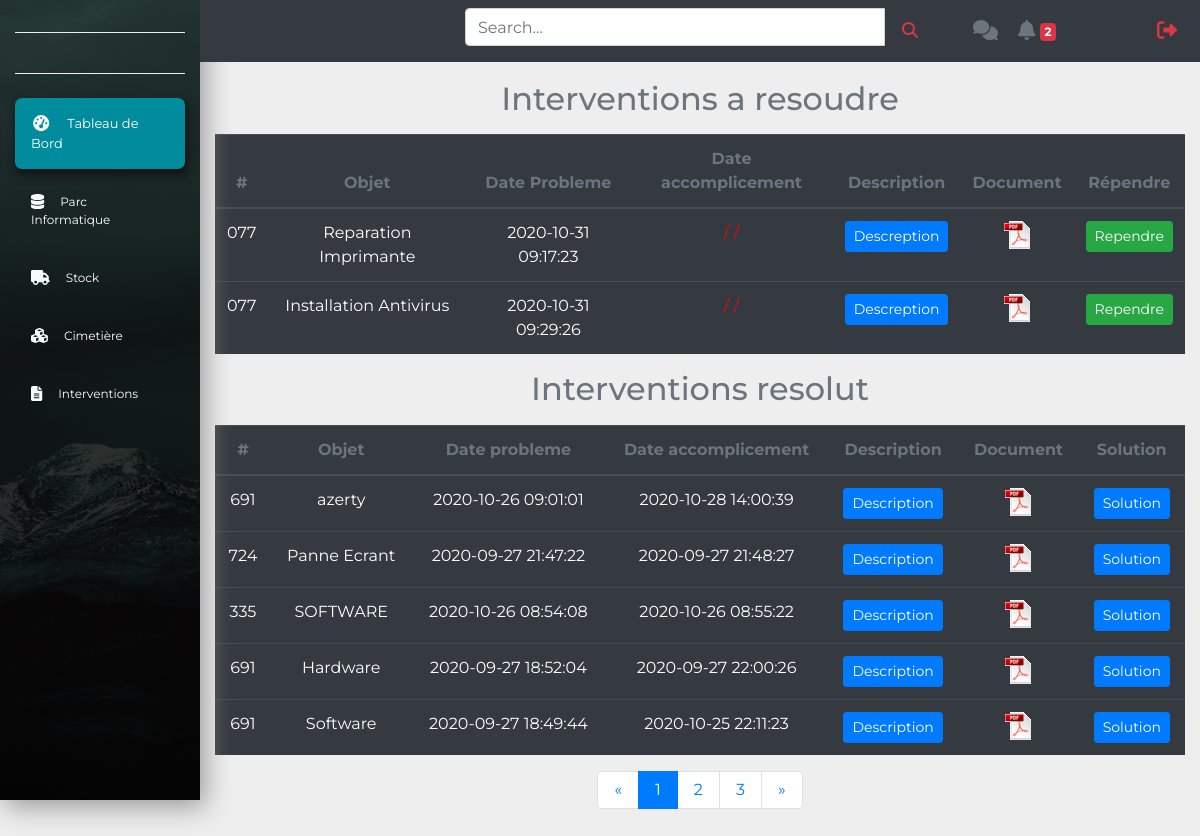
Page /TS/intervention.php on the committed database.
### tables this page shows
CREATE TABLE IF NOT EXISTS `intervention` (
  `id` int(11) NOT NULL AUTO_INCREMENT,
  `D_id` varchar(11) NOT NULL,
  `id_inter` varchar(11) NOT NULL,
  `objet` text NOT NULL,
  `descreption` text NOT NULL,
  `date` datetime NOT NULL,
  `pdf` text NOT NULL,
  `dateR` datetime NOT NULL,
  `Solution` text NOT NULL,
  PRIMARY KEY (`id`)
);

### TS/intervention.php (the view, shortened to what this page needs)
<?php
include('security.php');
include('includes/header.php');
include('includes/navbar.php');
?>
 <?php
   $query = "SELECT id,D_id,id_inter,objet,descreption,date,pdf,dateR FROM intervention WHERE id_inter='0' ";
   $query_run = mysqli_query($connection, $query);
 ?>
<section>
      <div class="container-fluid">
        <div class="row mb-5 mt-5">
          <div class="col-xl-10 col-lg-9 col-md-8 ml-auto">
            <div class="row align-items-center">
              <div class="col-xl-12 col-12 mb-4 mb-xl-0">
                <h2 class="text-muted text-center mb-3 mt-3">Interventions a resoudre</h2>
                <?php
                        if(mysqli_num_rows($query_run) > 0)
                         {
                ?>
                <table class="table table-dark table-hover text-center">
                  <thead>
                    <tr class="text-muted">
                      <th>#</th>
                      <th>Objet</th>
                      <th>Date Probleme</th>
                      <th>Date accomplicement</th>
                      <th>Description</th>
                      <th>Document</th>
                      <th>Répendre</th>
                    </tr>
                  </thead>
                  <tbody>
                  <?php
                           while($row = mysqli_fetch_assoc($query_run))
                            {
                     ?>
                      <tr>
                         <td><?php echo $row['D_id']; ?></td>
                         <td><?php echo $row['objet']; ?></td>
                         <td><?php echo $row['date']; ?></td>
                         <td style="color:red;">
                         </td>
                         <td>
                         <button type="button" class="btn btn-primary btn-sm" data-toggle="modal" data-target="#exampleModalCenter<?php echo $row['id']; ?>">Descreption</button>
                         </td>
                         <td>
                         <a href="../<?php echo $row['pdf']; ?>" download><img src="../images/pdf2.png"> </a>
                         <td>
                          <button type="button" class="btn btn-success btn-sm" data-toggle="modal" data-target="#exampleModalCenter3<?php echo $row['id']; ?>">Rependre</button>
                         </td>
                      </tr>
                     <?php
                            }
                         }
                         else{
                         echo '<div class="alert alert-danger col text-center" role="alert"> Aucune intervention trouvé </div>';
                         }
                     ?>
                     </tbody>
                   </table>
                     <?php
                      $query = "SELECT id,D_id,id_inter,objet,descreption,date,pdf,dateR,Solution FROM intervention WHERE id_inter<>'0' ";
                      $query_run = mysqli_query($connection, $query);
                      ?>
                      <h2 class="text-muted text-center mb-3 mt-3">Interventions resolut</h2>
                     <table class="table table-dark table-hover text-center">
                      <thead>
                    <tr class="text-muted">
                      <th>#</th>
                      <th>Objet</th>
                      <th>Date probleme</th>
                      <th>Date accomplicement</th>
                      <th>Description</th>
                      <th>Document</th>
                      <th>Solution</th>
                    </tr>
                  </thead>
                  <tbody>
                  <?php
                        if(mysqli_num_rows($query_run) > 0)
                         {
                           while($row = mysqli_fetch_assoc($query_run))
                            {
                     ?>
                      <tr>
                         <td><?php echo $row['D_id']; ?></td>
                         <td><?php echo $row['objet']; ?></td>
                         <td><?php echo $row['date']; ?></td>
                         <td><?php echo $row['dateR']; ?></td>
                         <td>
                         <button type="button" class="btn btn-primary btn-sm" data-toggle="modal" data-target="#exampleModalCenter<?php echo $row['id']; ?>">Description</button>
                         </td>
                         <td>
                         <a href="../<?php echo $row['pdf']; ?>" download><img src="../images/pdf2.png"> </a>
                         <td>
                         <button type="button" class="btn btn-primary btn-sm" data-toggle="modal" data-target="#exampleModalCenter2<?php echo $row['id']; ?>">Solution</button>
                         </td>
                      </tr>
                     <?php
                            }
                         }
                         else{
                         echo '<div class="alert alert-danger col" role="alert"> Aucune intervention trouvé </div>';
                         }
                     ?>
                     </tbody>
                   </table>
                <nav>
                  <ul class="pagination justify-content-center">
                    <li class="page-item">
                      <a href="#" class="page-link py-2 px-3">
                        <span>&laquo;</span>
                      </a>
                    </li>
                    <li class="page-item active">
                      <a href="#" class="page-link py-2 px-3">
                        1
                      </a>
                    </li>
                    <li class="page-item">
                      <a href="#" class="page-link py-2 px-3">
                        2
                      </a>
                    </li>
                    <li class="page-item">
                      <a href="#" class="page-link py-2 px-3">
                        3
                      </a>
                    </li>
                    <li class="page-item">
                      <a href="#" class="page-link py-2 px-3">
                        <span>&raquo;</span>
                      </a>
                    </li>
                  </ul>
                </nav>
              </div>
            </div>
          </div>
        </div>
      </div>
    </section>
<?php
include('includes/footer.php');
?>

### css/style.css (style rules this page uses)
body { font-family: 'Montserrat', sans-serif; background-color: #eee; }
a { text-decoration: none; color: white; }

### rows in the picture
intervention: D "077", objet "Reparation Imprimante", date "2020-10-31 09:17:23"
intervention: D "077", objet "Installation Antivirus", date "2020-10-31 09:29:26"
intervention: D "691", objet "azerty", date "2020-10-26 09:01:01", dateR "2020-10-28 14:00:39"
intervention: D "724", objet "Panne Ecrant", date "2020-09-27 21:47:22", dateR "2020-09-27 21:48:27"
intervention: D "335", objet "SOFTWARE", date "2020-10-26 08:54:08", dateR "2020-10-26 08:55:22"
intervention: D "691", objet "Hardware", date "2020-09-27 18:52:04", dateR "2020-09-27 22:00:26"
intervention: D "691", objet "Software", date "2020-09-27 18:49:44", dateR "2020-10-25 22:11:23"

### other values in the picture
$row "2"
